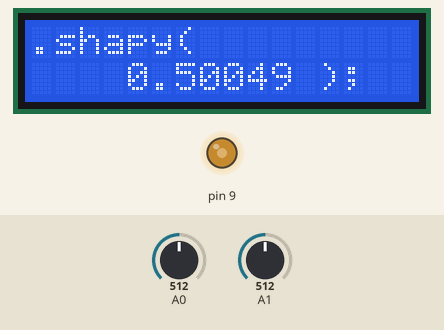
A sketch run on a simulated Arduino Uno, built with avr-gcc and run on an emulated ATmega328P. Shown: 16×2 character LCD, output pins drawn as LEDs (lit = HIGH). The inputs (shaded band) are chosen by the test bench; at power-on: A0 = 512, A1 = 512. What the sketch prints to the serial monitor is not drawn.

Above: at 6.6 s.
6.7 s: A0 set to 1023
At 7.1 s:
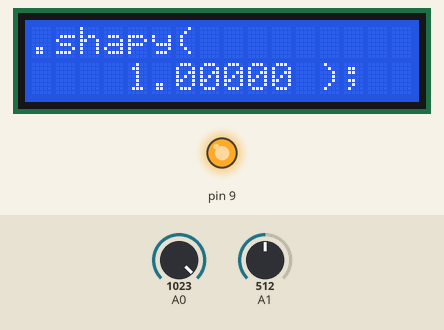
9.7 s: A0 set to 6
At 10.5 s:
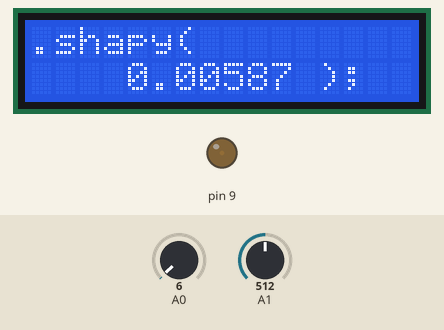
12.7 s: A1 set to 495
At 13.7 s:
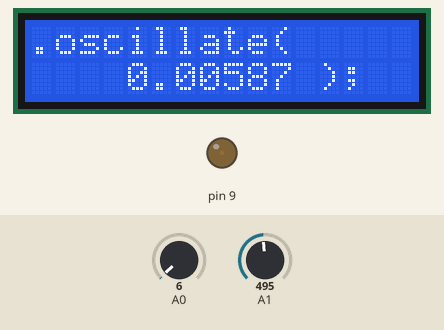
15.7 s: A0 set to 10
At 16.8 s:
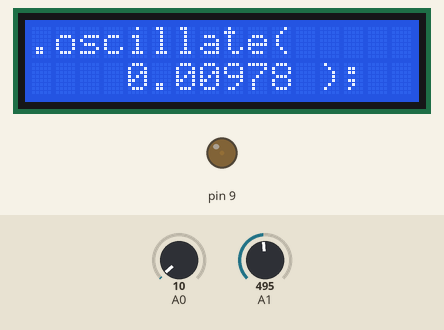
18.7 s: A1 set to 900
At 19.1 s:
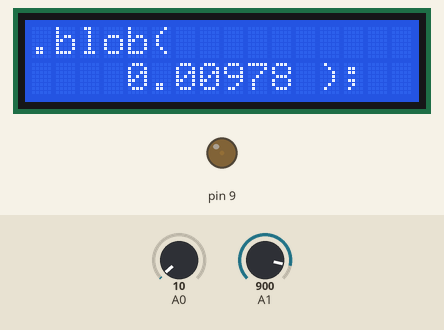
21.7 s: A1 set to 6
At 23.0 s:
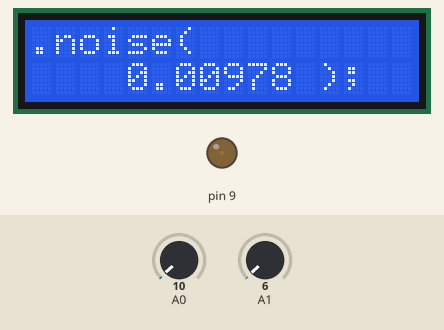
Timing chart, 0 to 24.7 s (numbered marks = the images above; inputs shaded):
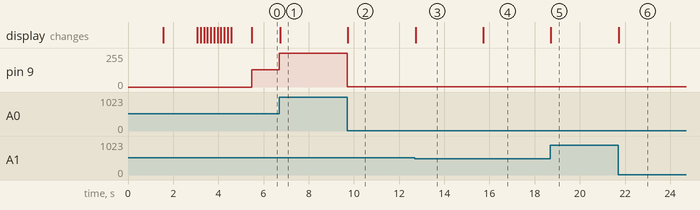

The sketch:

lcd-screen.ino
```cpp
/*
  Abstraction

  Installation by Timo Hoogland (c) 2020
  www.timohoogland.com

  An installation with small controller to control Audio and Visuals
  Uses LCD Display, 2 Potmeters and LED

  Displays selected function on screen
  Displays the potmeter value as floatingpoint value
*/

// include the library code:
#include <LiquidCrystal.h>

// initialize the library by associating any needed LCD interface pin
// with the arduino pin number it is connected to
const int rs = 12, en = 11, d4 = 5, d5 = 4, d6 = 3, d7 = 2;
LiquidCrystal lcd(rs, en, d4, d5, d6, d7);

// history of value for filter
float _v = -1;
float _f = -1;

int thresh = 2;

char *functionNames[] = {"noise", "oscillate", "shapy", "blob"};

void setup() {
  // set up the LCD's number of columns and rows:
  lcd.begin(16, 2);

  // setup the serial communication
  Serial.begin(9600);

  // startup text and scroll out of screen
  lcd.setCursor(0, 0);
  lcd.print("Abstraction");
  delay(1500);
  lcd.setCursor(0, 1);
  lcd.print("  by Timo");
  delay(1500);
  for (int c = 0; c < 16; c++) {
    lcd.scrollDisplayLeft();
    delay(150);
  }
}

void loop() {
  // read potmeter from analog A0 and A1
  float v = analogRead(A0);
  float f = analogRead(A1);

  // take delta of incoming values
  if (abs(v - _v) > thresh){
    _v = v;
  }
  if (abs(f - _f) > thresh){
    _f = f;
  }

  Serial.print(int(_v));
  Serial.print(" ");
  Serial.print(int(_f));
  Serial.println();

  // simple lowpass filter to reduce noise
  // float c = 0.9;
  // _v = v * c + _v * (1 - c);

  // control LED brightness (0 - 255 on PWM output)
  analogWrite(9, _v/4);

  char displayNumber[7];
  // convert float value to string with fixed precision/digits
  dtostrf(_v/1023, 7, 5, displayNumber);

  // clear the display
  lcd.clear();
  // print the function name on first line
  lcd.setCursor(0, 0);
  lcd.print(".");
  lcd.print(functionNames[int(_f/1024*4)]);
  lcd.print("(");

  // print the variable number from potmeter as float 0-1 on second line
  lcd.setCursor(0, 1);
  lcd.print("    ");
  lcd.print(displayNumber);
  lcd.print(" );");

  // sleep in milliseconds
  delay(5);
}
```

Measured:
- the behaviour switches between 510 and 509 on A1 (found by bisection; images 2 and 3)
- after the input at 6.7 s, pin 9: 128/255 → 255/255 at once; the display: changes at once (image 1)
- after the input at 9.7 s, pin 9: 255/255 → 1/255 at once; the display: changes at once (image 2)
- after the input at 12.7 s, the display: changes at once (image 3)
- after the input at 15.7 s, pin 9: 1/255 → 2/255 at once; the display: changes at once (image 4)
- after the input at 18.7 s, the display: changes at once (image 5)
- after the input at 21.7 s, the display: changes at once (image 6)
